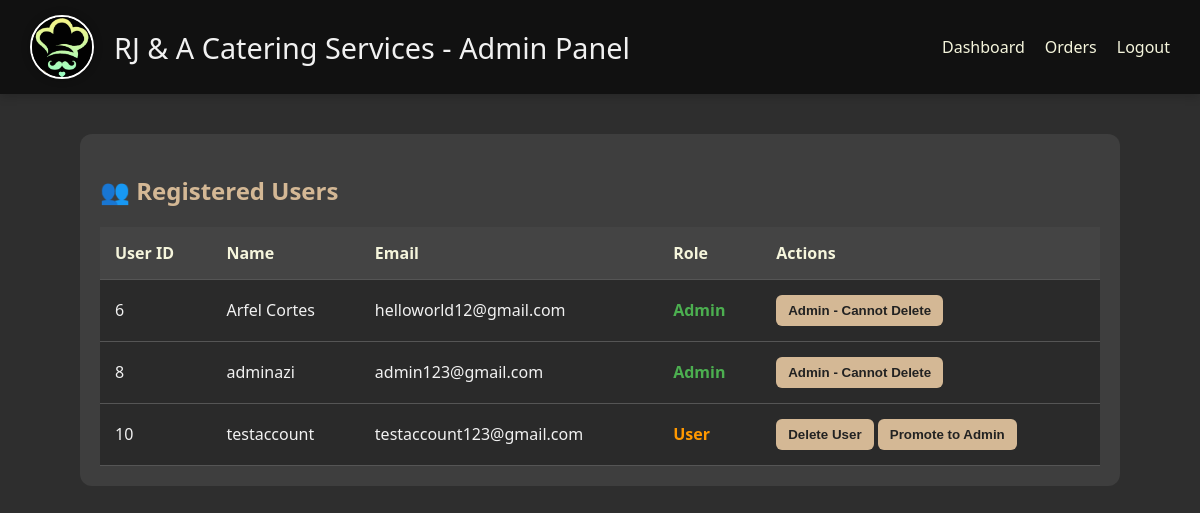
/admin_users.php (signed in), run on the app's committed database.
### tables this page shows
CREATE TABLE `registertb` (
  `userid` int(10) UNSIGNED NOT NULL,
  `name` varchar(255) DEFAULT NULL,
  `username` varchar(255) DEFAULT NULL,
  `contact` varchar(20) DEFAULT NULL,
  `password` varchar(255) DEFAULT NULL,
  `checkpass` varchar(255) DEFAULT NULL,
  `role` varchar(20) DEFAULT 'user'
);

### admin_users.php (the view, shortened to what this page needs)
<?php
include('connection.php');
$sql = "SELECT userid, name, username, role FROM registertb ORDER BY userid ASC";
$result = $conn->query($sql);
?>
<!DOCTYPE html>
<html lang="en">
<head>
</head>
<body>
<nav class="navbar">
    <div style="display: flex; align-items: center;">
        <img src="logo.jfif" alt="Logo" class="logo-img">
        <span class="title">RJ & A Catering Services - Admin Panel</span>
    </div>
    <ul>
        <li><a href="admin_dashboard.php">Dashboard</a></li>
        <li><a href="admin_home.php">Orders</a></li>
        <li><a href="logout.php">Logout</a></li>
    </ul>
</nav>
<div class="container">
    <h2>👥 Registered Users</h2>
    <?php if ($result->num_rows > 0): ?>
    <table>
        <tr>
            <th>User ID</th>
            <th>Name</th>
            <th>Email</th>
            <th>Role</th>
            <th>Actions</th>
        </tr>
        <?php while ($row = $result->fetch_assoc()): ?>
            <tr>
                <td><?= htmlspecialchars($row['userid']) ?></td>
                <td><?= htmlspecialchars($row['name']) ?></td>
                <td><?= htmlspecialchars($row['username']) ?></td>
                <td>
                    <?= $row['role'] === 'admin' ? '<span class="status-admin">Admin</span>' : '<span class="status-user">User</span>' ?>
                </td>
                <td>
                    <?php if ($row['role'] !== 'admin'): ?>
                        <form method="POST" action="admin_users.php" style="display:inline-block;" onsubmit="return confirm('Are you sure you want to delete this user?');">
                            <button type="submit" name="delete_user">Delete User</button>
                        </form>
                        <form method="POST" action="admin_users.php" style="display:inline-block;" onsubmit="return confirm('Are you sure you want to promote this user to admin?');">
                            <button type="submit" name="promote_user">Promote to Admin</button>
                        </form>
                    <?php else: ?>
                        <button disabled>Admin - Cannot Delete</button>
                    <?php endif; ?>
                </td>
            </tr>
        <?php endwhile; ?>
    </table>
<?php else: ?>
    <p>No users found.</p>
<?php endif; ?>
</div>
</body>
</html>

### admin_users.php (style rules this page uses)
body { margin: 0; font-family: 'Segoe UI', sans-serif; background-color: #2e2e2e; color: #f1f1f1; }
.navbar { background-color: #111; display: flex; align-items: center; justify-content: space-between; padding: 15px 30px; box-shadow: 0 2px 10px rgba(0,0,0,0.2); position: sticky; top: 0; z-index: 100; }
.navbar .logo-img { width: 60px; height: 60px; border-radius: 50%; object-fit: cover; border: 2px solid white; box-shadow: 0 0 8px rgba(0,0,0,0.3); }
.navbar .title { font-size: 1.8em; color: #f1f1f1; margin-left: 20px; }
.navbar ul { list-style: none; display: flex; gap: 20px; margin: 0; padding: 0; }
.navbar ul li a { color: beige; text-decoration: none; font-weight: 500; }
.container { max-width: 1000px; margin: 40px auto; padding: 20px; background-color: #3e3e3e; border-radius: 12px; }
h2 { color: #d4b895; margin-bottom: 20px; }
table { width: 100%; border-collapse: collapse; background-color: #2a2a2a; }
th, td { padding: 15px; border-bottom: 1px solid #555; text-align: left; }
th { background-color: #444; color: beige; }
button { background-color: #d4b895; color: #222; border: none; padding: 8px 12px; font-weight: bold; border-radius: 6px; cursor: pointer; }
.status-admin { color: #4caf50; font-weight: bold; }
.status-user { color: #ff9800; font-weight: bold; }

### data on the page
registertb: userid "6", name "Arfel Cortes", username "helloworld12@gmail.com", role "Admin"
registertb: userid "8", name "adminazi", username "admin123@gmail.com", role "Admin"
registertb: userid "10", name "testaccount", username "testaccount123@gmail.com", role "User"
